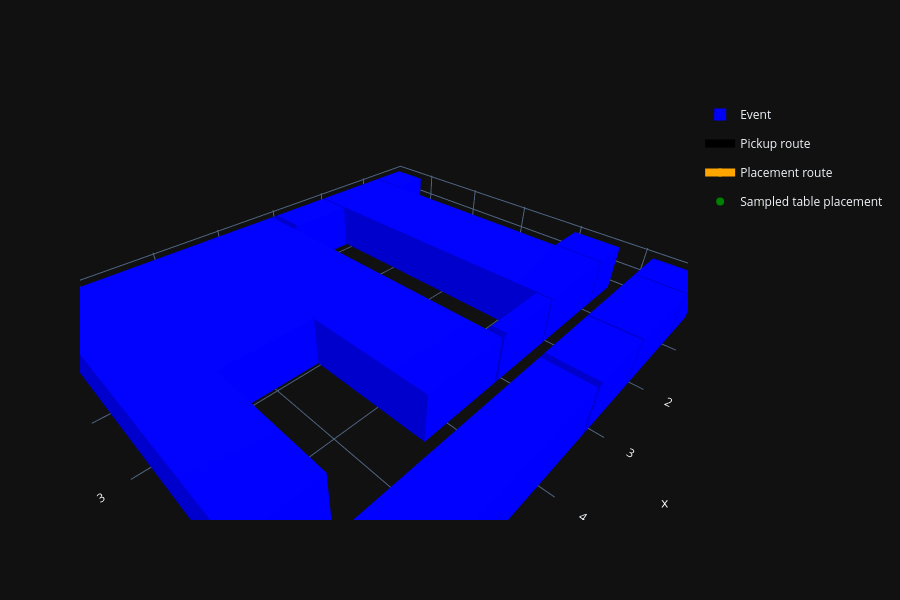

Notebook code for this chart:
### Code cell
figure = go.Figure(graph_of_convex_sets.plot_free_space())
figure.add_trace(
    go.Scatter3d(
        x=[point.x for point in pickup_path],
        y=[point.y for point in pickup_path],
        z=[navigation_height for point in pickup_path],
        mode="lines+markers",
        name="Pickup route",
        line={"color": "black", "width": 8},
    )
)
figure.add_trace(
    go.Scatter3d(
        x=[point.x for point in placement_path],
        y=[point.y for point in placement_path],
        z=[navigation_height + 0.01 for point in placement_path],
        mode="lines+markers",
        name="Placement route",
        line={"color": "orange", "width": 8},
    )
)
figure.add_trace(
    go.Scatter3d(
        x=[placement_target.x],
        y=[placement_target.y],
        z=[placement_target.z],
        mode="markers",
        name="Sampled table placement",
        marker={"color": "green", "size": 8},
    )
)
figure.update_layout(height=600, scene_aspectmode="data")
figure
